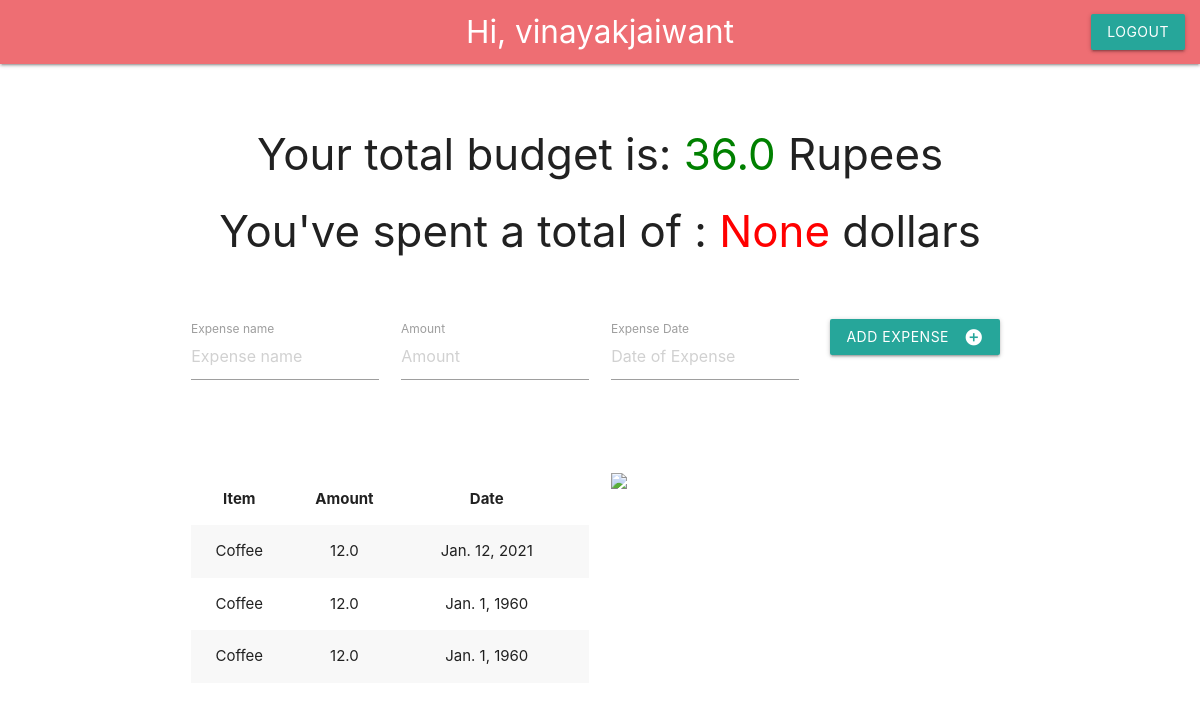
The page /app (signed in) on the database as committed earlier.
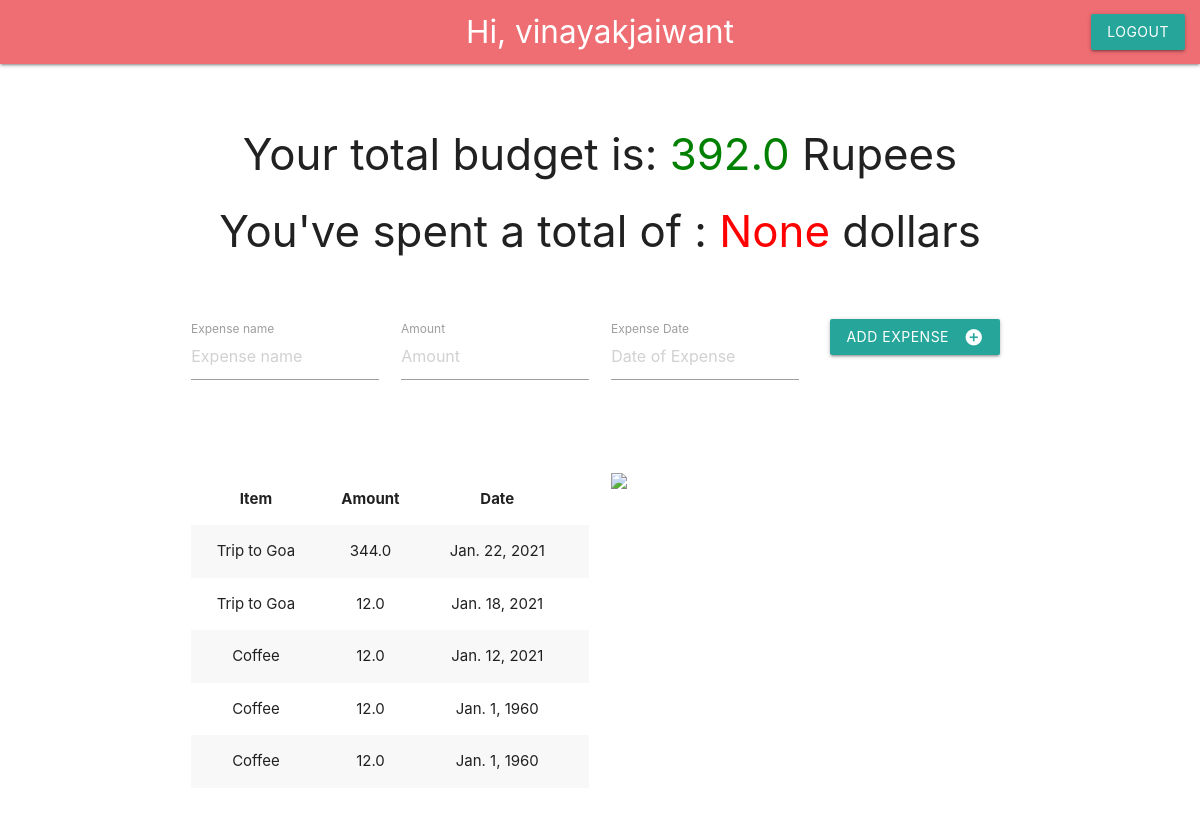
The same page on the database as committed later.
### main/models.py (models this page shows)
class ExpenseInfo(models.Model):
	expense_name = models.TextField(default='Test')
	expenses = models.IntegerField(default=0)
	cost = models.FloatField(default=0)
	date_added = models.DateField(default="1960-01-01")
	user_expense = models.ForeignKey(User, on_delete=models.CASCADE)

### main/views.py (the view)
# urls.py: path('app',views.index,name='index'),
def index(request):
	expense_items = ExpenseInfo.objects.filter(user_expense=request.user).order_by('-date_added')
	try:
        	budget_total = ExpenseInfo.objects.filter(user_expense=request.user).aggregate(budget=Sum('cost',filter=Q(cost__gt=0)))
        	expense_total = ExpenseInfo.objects.filter(user_expense=request.user).aggregate(expenses=Sum('cost',filter=Q(cost__lt=0)))
        	fig,ax=plt.subplots()
       		ax.bar(['Expenses','Budget'], [expense_total['expenses'],budget_total['budget']],color=['red','green'])
        	ax.set_title('Your total expenses vs total budget')
        	plt.savefig('main/static/main/expense.jpg')
	except TypeError:
        	print('No data.')
	context = {'expense_items':expense_items,'budget':budget_total['budget'],'expenses':expense_total['expenses']}
	return render(request,'main/index.html',context=context)

### main/templates/main/index.html (shortened to what this page needs)
{% load static %}
<!DOCTYPE html>
<html>
    <head>
        <link rel="stylesheet" href="https://cdnjs.cloudflare.com/ajax/libs/materialize/1.0.0/css/materialize.min.css">
    </head>
    <body>
        <nav>
            <div class="nav-wrapper">
                <a href='{% url "index" %}' class='brand-logo center'>Hi, {{ user }}</a>
                <ul class="right">
                    <li><a href='{% url "logout" %}' class='btn'>Logout</a></li>
                </ul>
            </div>
        </nav>
        <br>
        <div class="section">
            <div class="row">
                <form class="col s12" action='{% url "add item" %}' method='post'>
                    <div class="row">
                        <div class="container center">
                            <h3 class='center'>Your total budget is: <span style="color:green;">{{budget}}</span> Rupees</h3>
                            <h3 clas='center'>You've spent a total of : <span style="color:red;">{{expenses}}</span> dollars</h3>
                            <br>
                            <br>
                            <div class="input-field col s3">
                                <input placeholder="Expense name" name="expense_name" id='expense_name' type='text' class='validate'>
                                <label for='expense_name'>Expense name</label>
                            </div>
                            <div class="input-field col s3">
                                <input placeholder='Amount' name='cost' id='cost' type='text' class='validate'>
                                <label for='cost'>Amount</label>
                            </div>
                            <div class="input-field col s3">
                                <input placeholder='Date of Expense' name="expense_date" id="expense_date" type="text" class='datepicker'>
                                <label for="expense_date">Expense Date</label>
                            </div>
                            <button class="btn waves-effect waves-light" type="submit" name="action">Add Expense
                                <i class="material-icons right">add_circle</i>
                            </button>
                        </div>
                    </div>
                </form>
            </div>
        </div>
        <div class="section">
            <div class="row">
                <div class="container">
                    <div class="col s6">
                        <table class="striped centered responsive-table">
                            <thead>
                                <tr>
                                    <th>Item</th>
                                    <th>Amount</th>
                                    <th>Date</th>
                                    <th></th>
                                </tr>
                            </thead>
                            <tbody>
                                {% for expense_item in expense_items %}
                                <tr>
                                    <td>{{ expense_item.expense_name }}</td>
                                    <td>{{ expense_item.cost }}</td>
                                    <td>{{ expense_item.date_added}}</td>
                                    <td></td>
                                </tr>
                                {% endfor %}
                            </tbody>
                        </table>
                    </div>
                    <div class="col s6">
                        <img class='responsive-img' src= "{% static 'budget_app/expense.jpg' %}">
                    </div>
                </div>
        </div>
        </div>
    </body>
</html>

Rows that differ between the two databases and show on the page:
added ExpenseInfo: expense_name "Trip to Goa", cost "344.0", date_added "Jan. 22, 2021"
added ExpenseInfo: expense_name "Trip to Goa", cost "12.0", date_added "Jan. 18, 2021"
Other text that changed with them:
{{ budget }}: "36.0" → "392.0"
